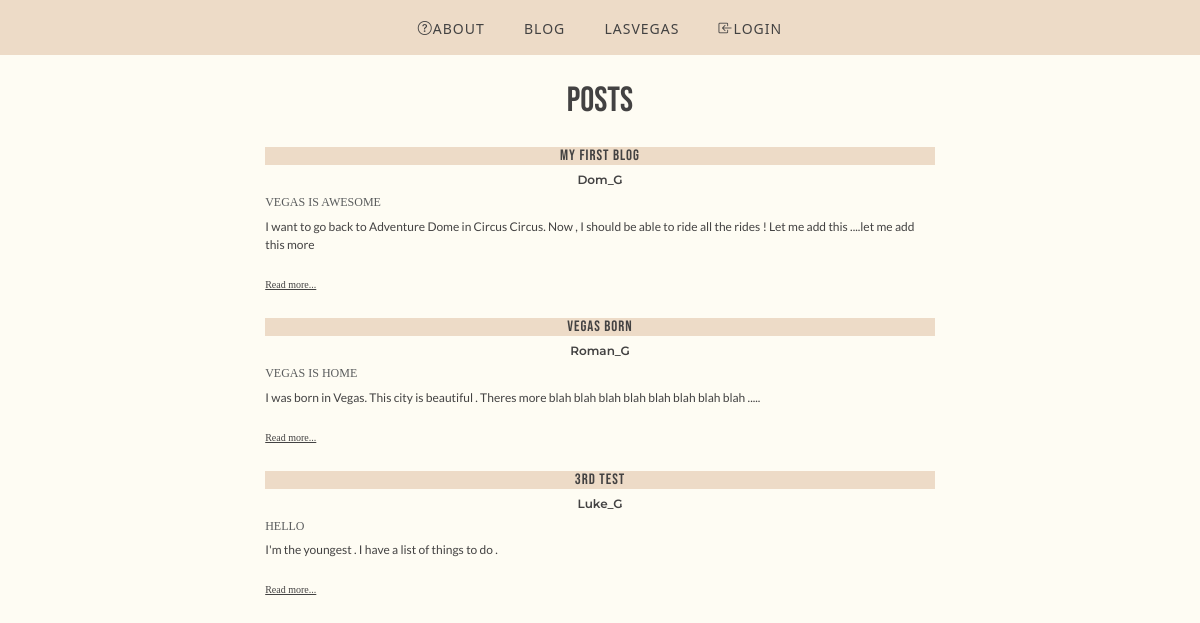
The app's page /, older data.
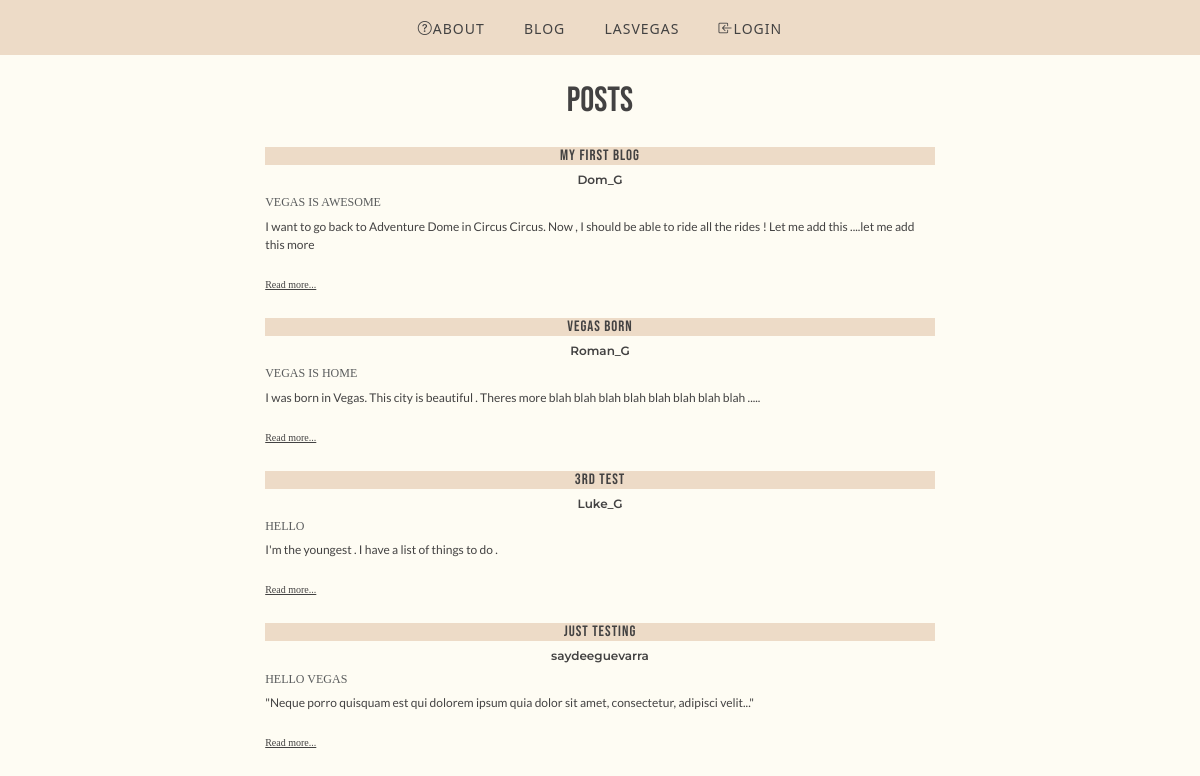
The same page, newer data.
### posts/models.py (models this page shows, shortened)
class Post(models.Model):
    title = models.CharField(max_length=128)
    subtitle = models.CharField(max_length=128)
    author = models.ForeignKey(
        "auth.User",
        on_delete=models.CASCADE
    )
    body = models.TextField()
    created_on = models.DateTimeField(auto_now_add=True)
    active = models.BooleanField(default=True)

### posts/views.py (the view)
# urls.py: path("", PostListView.as_view(), name="list"),
class PostListView(ListView):
    template_name = "posts/list.html"
    model = Post

### templates/posts/list.html (shortened to what this page needs)
{% extends 'base.html' %}
{% block content %}
<h1>Posts</h1>
{% for post in post_list %}
    <div class="card-list">
        <div class="card-body-list">
            <h5 class= "card-title-list">{{ post.title }}</h5>
            <h5 class="author"> {{ post.author }}</h5>
            <h6 class= "card-subtitle=list mb-2 text-muted">{{ post.subtitle }}</h6>
            <p class="card-text">{{ post.body|truncatechars:500 }}</p>
            <a href="{% url 'detail' post.id %}" class="card-link">Read more...</a>
        </div>
    </div>
    <br />
    {% endfor %}
{% endblock content %}

Row changes from the older to the newer data that the page shows:
added Post: title "Just Testing", author "saydeeguevarra", subtitle "HELLO VEGAS", body "\"Neque porro quisquam est qui dolorem ipsum quia dolor sit amet, consectetur, adipisci velit...\""
